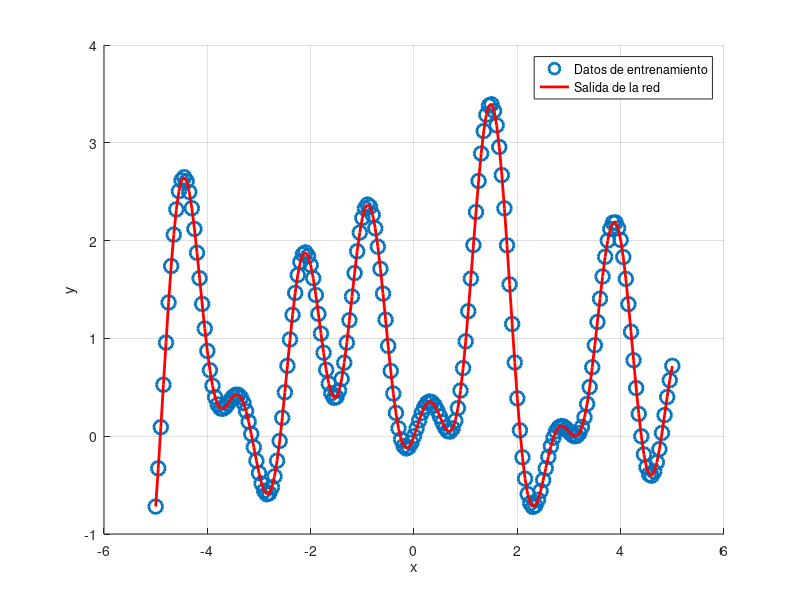

This chart was generated by the following MATLAB code:
clear all
close all
clc

load funcion2

x = X;
d = Y';

K = length(x);

M = 30;
sigma = 1.2;

%Paso no supervisado
[~,mu] = kmeans(x',M);

%Paso supervisado
G = zeros(K,M);

for k=1:K
    for j=1:M    
        G(k,j) = exp((-(norm(x(k)-mu(j))^2))/(sigma^2));
    end
end

W = pinv(G)*d;

%Genralizacion
y = G*W;

figure(1)
hold on
grid on
plot(x,d,'o','LineWidth',2,'MarkerSize',10)
plot(x,y,'r-','LineWidth',2,'MarkerSize',10)
xlabel('x')
ylabel('y')
legend('Datos de entrenamiento','Salida de la red','Location', 'best')